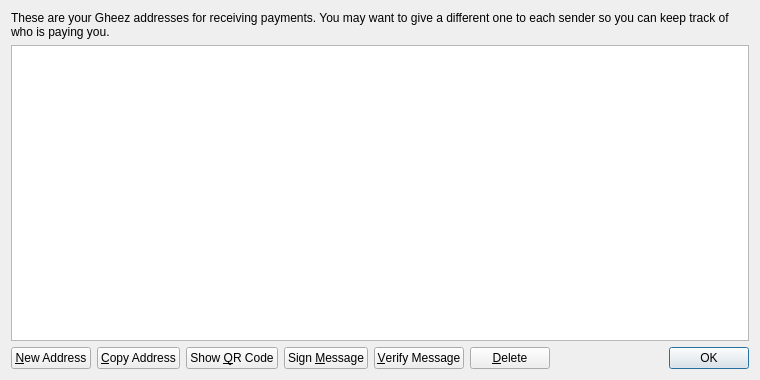
<?xml version="1.0" encoding="UTF-8"?>
<ui version="4.0">
 <class>AddressBookPage</class>
 <widget class="QWidget" name="AddressBookPage">
  <property name="geometry">
   <rect>
    <x>0</x>
    <y>0</y>
    <width>760</width>
    <height>380</height>
   </rect>
  </property>
  <property name="windowTitle">
   <string>Address Book</string>
  </property>
  <layout class="QVBoxLayout" name="verticalLayout">
   <item>
    <widget class="QLabel" name="labelExplanation">
     <property name="text">
      <string>These are your Gheez addresses for receiving payments. You may want to give a different one to each sender so you can keep track of who is paying you.</string>
     </property>
     <property name="textFormat">
      <enum>Qt::PlainText</enum>
     </property>
     <property name="wordWrap">
      <bool>true</bool>
     </property>
    </widget>
   </item>
   <item>
    <widget class="QTableView" name="tableView">
     <property name="contextMenuPolicy">
      <enum>Qt::CustomContextMenu</enum>
     </property>
     <property name="toolTip">
      <string>Double-click to edit address or label</string>
     </property>
     <property name="tabKeyNavigation">
      <bool>false</bool>
     </property>
     <property name="selectionMode">
      <enum>QAbstractItemView::SingleSelection</enum>
     </property>
     <property name="selectionBehavior">
      <enum>QAbstractItemView::SelectRows</enum>
     </property>
     <property name="sortingEnabled">
      <bool>true</bool>
     </property>
     <attribute name="verticalHeaderVisible">
      <bool>false</bool>
     </attribute>
    </widget>
   </item>
   <item>
    <layout class="QHBoxLayout" name="horizontalLayout">
     <item>
      <widget class="QPushButton" name="newAddressButton">
       <property name="toolTip">
        <string>Create a new address</string>
       </property>
       <property name="text">
        <string>&amp;New Address</string>
       </property>
      </widget>
     </item>
     <item>
      <widget class="QPushButton" name="copyToClipboard">
       <property name="toolTip">
        <string>Copy the currently selected address to the system clipboard</string>
       </property>
       <property name="text">
        <string>&amp;Copy Address</string>
       </property>
      </widget>
     </item>
     <item>
      <widget class="QPushButton" name="showQRCode">
       <property name="text">
        <string>Show &amp;QR Code</string>
       </property>
      </widget>
     </item>
     <item>
      <widget class="QPushButton" name="signMessage">
       <property name="toolTip">
        <string>Sign a message to prove you own a Gheez address</string>
       </property>
       <property name="text">
        <string>Sign &amp;Message</string>
       </property>
      </widget>
     </item>
     <item>
      <widget class="QPushButton" name="verifyMessage">
       <property name="toolTip">
        <string>Verify a message to ensure it was signed with a specified Gheez address</string>
       </property>
       <property name="text">
        <string>&amp;Verify Message</string>
       </property>
      </widget>
     </item>
     <item>
      <widget class="QPushButton" name="deleteButton">
       <property name="toolTip">
        <string>Delete the currently selected address from the list</string>
       </property>
       <property name="text">
        <string>&amp;Delete</string>
       </property>
      </widget>
     </item>
     <item>
      <spacer name="horizontalSpacer">
       <property name="orientation">
        <enum>Qt::Horizontal</enum>
       </property>
       <property name="sizeHint" stdset="0">
        <size>
         <width>40</width>
         <height>20</height>
        </size>
       </property>
      </spacer>
     </item>
     <item>
      <widget class="QDialogButtonBox" name="buttonBox">
       <property name="sizePolicy">
        <sizepolicy hsizetype="Maximum" vsizetype="Fixed">
         <horstretch>0</horstretch>
         <verstretch>0</verstretch>
        </sizepolicy>
       </property>
       <property name="standardButtons">
        <set>QDialogButtonBox::Ok</set>
       </property>
      </widget>
     </item>
    </layout>
   </item>
  </layout>
 </widget>
 <resources>
  <include location="../bitcoin.qrc"/>
 </resources>
 <connections/>
</ui>
